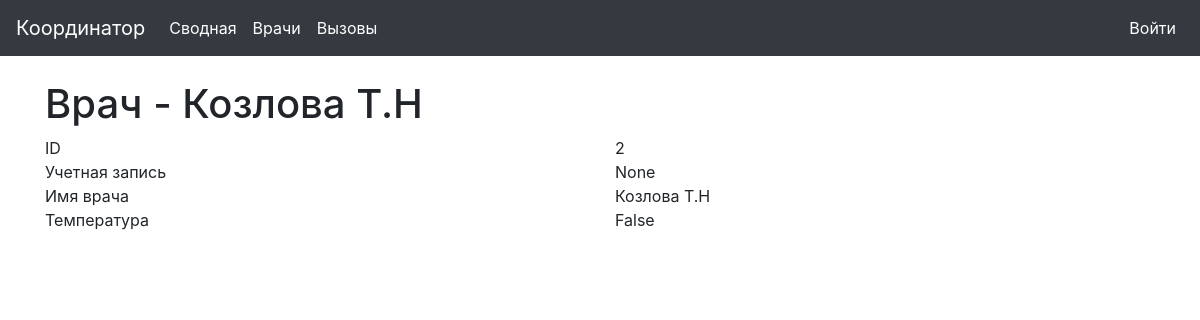
The page /doctor/2 on the database its author committed.
### coordinator/models.py (models this page shows, shortened)
class Doctor(models.Model):
    user = models.OneToOneField(
        settings.AUTH_USER_MODEL,
        on_delete=models.CASCADE,
        null=True,
        blank=True,
        help_text="Укажите учетную запись пользователя",
        verbose_name="Учетная запись",
    )
    name = models.CharField(
        max_length=100,
        help_text="Фамилия И.О.",
        verbose_name="Имя врача",
    )
    temperature = models.BooleanField(
        default=False,
        help_text="Обслуживает температурные вызовы",
        verbose_name="Температура",
    )
    class Meta:
        verbose_name = "Врач"
        verbose_name_plural = "Врачи"
    def get_detail_fields(self):
        fields = []
        for field in self._meta.fields:
            fields.append({
                'name': field.name,
                'verbose_name': field.verbose_name,
                'value': field.value_from_object(self)
            })
        return fields
    def get_verbose_name(self):
        return self._meta.verbose_name

### coordinator/templates/coordinator/generic_detail.html
{% extends 'base.html' %}
{% block content %}
    <h1>{{ object.get_verbose_name }} - {{ object.name }}</h1>
    {% for field in object.get_detail_fields %}
    <div class="row">
        <div class="col">
            {{ field.verbose_name }}
        </div>
        <div class="col">
            {{ field.value }}
        </div>
    </div>
    {% endfor %}
{% endblock %}

### rows shown on the page
Doctor: get_verbose_name "Врач", name "Козлова Т.Н", value "Козлова Т.Н"

### other values the page prints
{{ field.verbose_name }} "ID" "Учетная запись" "Имя врача" "Температура"
{{ field.value }} "2" "None" "False"
